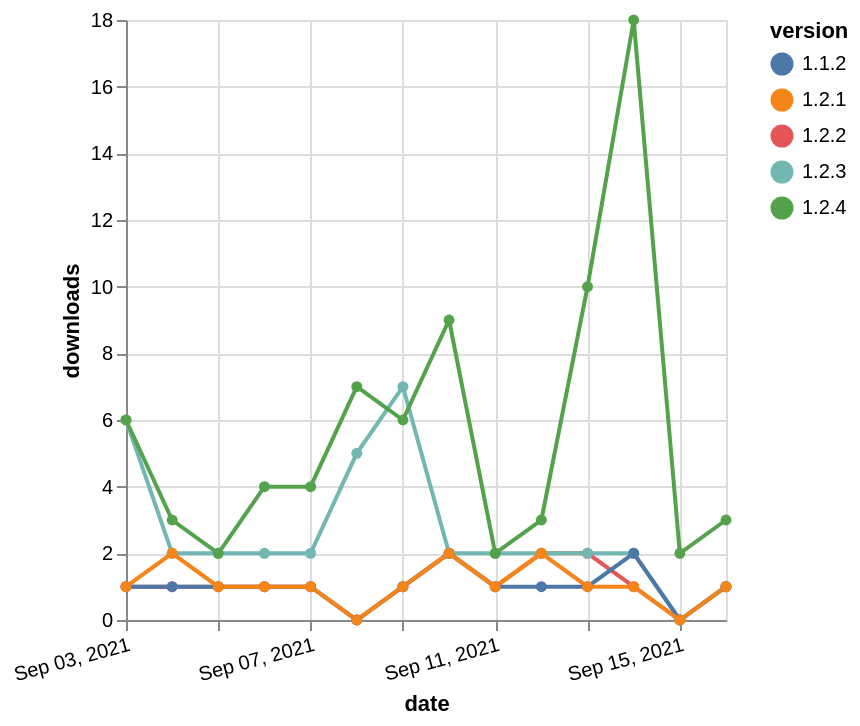

Write a Vega-Lite specification for this figure.
### Vega-Lite specification from a JSON file in a GitHub repository (floating-point values rounded to 4 significant figures)
{"$schema": "https://vega.github.io/schema/vega-lite/v5.json", "description": "A simple bar chart with embedded data.", "data": {"values": [{"date": "2021-09-03", "total": 175, "delta": 1, "version": "1.2.2"}, {"date": "2021-09-04", "total": 176, "delta": 1, "version": "1.2.2"}, {"date": "2021-09-05", "total": 177, "delta": 1, "version": "1.2.2"}, {"date": "2021-09-06", "total": 178, "delta": 1, "version": "1.2.2"}, {"date": "2021-09-07", "total": 179, "delta": 1, "version": "1.2.2"}, {"date": "2021-09-08", "total": 179, "delta": 0, "version": "1.2.2"}, {"date": "2021-09-09", "total": 180, "delta": 1, "version": "1.2.2"}, {"date": "2021-09-10", "total": 182, "delta": 2, "version": "1.2.2"}, {"date": "2021-09-11", "total": 183, "delta": 1, "version": "1.2.2"}, {"date": "2021-09-12", "total": 185, "delta": 2, "version": "1.2.2"}, {"date": "2021-09-13", "total": 187, "delta": 2, "version": "1.2.2"}, {"date": "2021-09-14", "total": 188, "delta": 1, "version": "1.2.2"}, {"date": "2021-09-15", "total": 188, "delta": 0, "version": "1.2.2"}, {"date": "2021-09-16", "total": 189, "delta": 1, "version": "1.2.2"}, {"date": "2021-09-03", "total": 298, "delta": 6, "version": "1.2.3"}, {"date": "2021-09-04", "total": 300, "delta": 2, "version": "1.2.3"}, {"date": "2021-09-05", "total": 302, "delta": 2, "version": "1.2.3"}, {"date": "2021-09-06", "total": 304, "delta": 2, "version": "1.2.3"}, {"date": "2021-09-07", "total": 306, "delta": 2, "version": "1.2.3"}, {"date": "2021-09-08", "total": 311, "delta": 5, "version": "1.2.3"}, {"date": "2021-09-09", "total": 318, "delta": 7, "version": "1.2.3"}, {"date": "2021-09-10", "total": 320, "delta": 2, "version": "1.2.3"}, {"date": "2021-09-11", "total": 322, "delta": 2, "version": "1.2.3"}, {"date": "2021-09-12", "total": 324, "delta": 2, "version": "1.2.3"}, {"date": "2021-09-13", "total": 326, "delta": 2, "version": "1.2.3"}, {"date": "2021-09-14", "total": 328, "delta": 2, "version": "1.2.3"}, {"date": "2021-09-15", "total": 328, "delta": 0, "version": "1.2.3"}, {"date": "2021-09-16", "total": 329, "delta": 1, "version": "1.2.3"}, {"date": "2021-09-03", "total": 389, "delta": 1, "version": "1.1.2"}, {"date": "2021-09-04", "total": 390, "delta": 1, "version": "1.1.2"}, {"date": "2021-09-05", "total": 391, "delta": 1, "version": "1.1.2"}, {"date": "2021-09-06", "total": 392, "delta": 1, "version": "1.1.2"}, {"date": "2021-09-07", "total": 393, "delta": 1, "version": "1.1.2"}, {"date": "2021-09-08", "total": 393, "delta": 0, "version": "1.1.2"}, {"date": "2021-09-09", "total": 394, "delta": 1, "version": "1.1.2"}, {"date": "2021-09-10", "total": 396, "delta": 2, "version": "1.1.2"}, {"date": "2021-09-11", "total": 397, "delta": 1, "version": "1.1.2"}, {"date": "2021-09-12", "total": 398, "delta": 1, "version": "1.1.2"}, {"date": "2021-09-13", "total": 399, "delta": 1, "version": "1.1.2"}, {"date": "2021-09-14", "total": 401, "delta": 2, "version": "1.1.2"}, {"date": "2021-09-15", "total": 401, "delta": 0, "version": "1.1.2"}, {"date": "2021-09-16", "total": 402, "delta": 1, "version": "1.1.2"}, {"date": "2021-09-03", "total": 149, "delta": 1, "version": "1.2.1"}, {"date": "2021-09-04", "total": 151, "delta": 2, "version": "1.2.1"}, {"date": "2021-09-05", "total": 152, "delta": 1, "version": "1.2.1"}, {"date": "2021-09-06", "total": 153, "delta": 1, "version": "1.2.1"}, {"date": "2021-09-07", "total": 154, "delta": 1, "version": "1.2.1"}, {"date": "2021-09-08", "total": 154, "delta": 0, "version": "1.2.1"}, {"date": "2021-09-09", "total": 155, "delta": 1, "version": "1.2.1"}, {"date": "2021-09-10", "total": 157, "delta": 2, "version": "1.2.1"}, {"date": "2021-09-11", "total": 158, "delta": 1, "version": "1.2.1"}, {"date": "2021-09-12", "total": 160, "delta": 2, "version": "1.2.1"}, {"date": "2021-09-13", "total": 161, "delta": 1, "version": "1.2.1"}, {"date": "2021-09-14", "total": 162, "delta": 1, "version": "1.2.1"}, {"date": "2021-09-15", "total": 162, "delta": 0, "version": "1.2.1"}, {"date": "2021-09-16", "total": 163, "delta": 1, "version": "1.2.1"}, {"date": "2021-09-03", "total": 341, "delta": 6, "version": "1.2.4"}, {"date": "2021-09-04", "total": 344, "delta": 3, "version": "1.2.4"}, {"date": "2021-09-05", "total": 346, "delta": 2, "version": "1.2.4"}, {"date": "2021-09-06", "total": 350, "delta": 4, "version": "1.2.4"}, {"date": "2021-09-07", "total": 354, "delta": 4, "version": "1.2.4"}, {"date": "2021-09-08", "total": 361, "delta": 7, "version": "1.2.4"}, {"date": "2021-09-09", "total": 367, "delta": 6, "version": "1.2.4"}, {"date": "2021-09-10", "total": 376, "delta": 9, "version": "1.2.4"}, {"date": "2021-09-11", "total": 378, "delta": 2, "version": "1.2.4"}, {"date": "2021-09-12", "total": 381, "delta": 3, "version": "1.2.4"}, {"date": "2021-09-13", "total": 391, "delta": 10, "version": "1.2.4"}, {"date": "2021-09-14", "total": 409, "delta": 18, "version": "1.2.4"}, {"date": "2021-09-15", "total": 411, "delta": 2, "version": "1.2.4"}, {"date": "2021-09-16", "total": 414, "delta": 3, "version": "1.2.4"}]}, "width": "container", "mark": {"type": "line", "point": {"filled": true}}, "encoding": {"x": {"field": "date", "type": "temporal", "timeUnit": "yearmonthdate", "title": "date", "axis": {"labelAngle": -15}}, "y": {"field": "delta", "type": "quantitative", "title": "downloads"}, "color": {"field": "version", "type": "nominal"}, "tooltip": {"field": "delta"}}}
